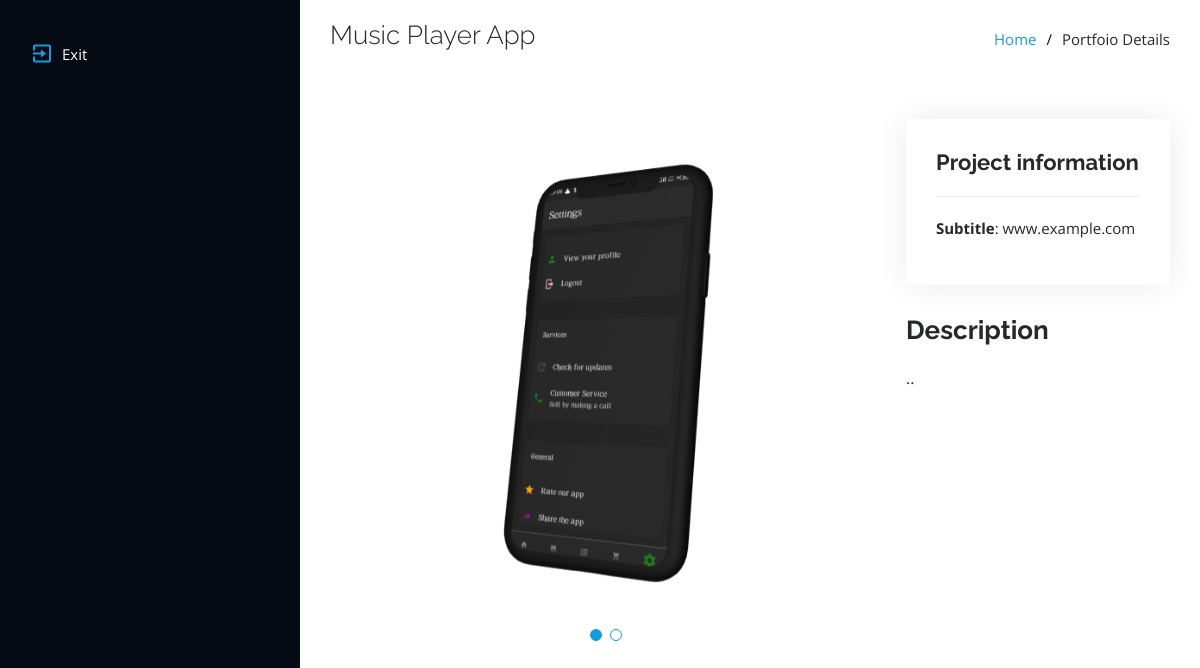
/portfolio/detail/2, run on the app's committed database.
### MainApp/models.py (models this page shows, shortened)
class PortfolioDetail(models.Model):
    category = models.ForeignKey("PortfolioCategory", on_delete = models.CASCADE)
    title = models.CharField(max_length=255)
    fields = models.ManyToManyField("PortfolioDetailList")
    images = models.ManyToManyField("PortfolioGallery")
    description = models.TextField()
    created_at = models.DateTimeField(default=timezone.now, editable=False)
    updated_at = models.DateTimeField(default=timezone.now)
    class Meta:
        ordering = ["-updated_at", "-created_at"]

class PortfolioGallery(models.Model):
    image = models.ImageField(upload_to="thumbnail/img/portfolios/portfolio/")
    created_at = models.DateTimeField(default=timezone.now, editable=False)
    updated_at = models.DateTimeField(default=timezone.now)
    class Meta:
        ordering = ["-updated_at", "-created_at"]

class PortfolioDetailList(models.Model):
    title = models.CharField(max_length=255)
    subtitle = models.CharField(max_length=255)
    created_at = models.DateTimeField(default=timezone.now, editable=False)
    updated_at = models.DateTimeField(default=timezone.now)
    class Meta:
        ordering = ["-updated_at", "-created_at"]

### MainApp/views.py (the view)
# urls.py: path('detail/<int:pk>', detail, name="detail"),
def detail(request, pk):
    my_portfolio_detail = PortfolioDetail.objects.get(id=pk)
    context = {'detail': my_portfolio_detail}
    return render(request, "ProjectsApi/portfolio-details.html", context)

### MainApp/templates/ProjectsApi/portfolio-details.html (shortened to what this page needs)
{% extends "ProjectsApi/base.html" %}
{% block body %}
{% load static %}
  <header id="header">
    <div class="d-flex flex-column">
      <nav id="navbar" class="nav-menu navbar">
        <ul>
          <li><a href="javascript:history.back()" class="nav-link scrollto active"><i class="bx bx-exit"></i> <span>Exit</span></a></li>
        </ul>
      </nav>
    </div>
  </header>
  <main id="main">
    <section id="breadcrumbs" class="breadcrumbs">
      <div class="container">
        <div class="d-flex justify-content-between align-items-center">
          <h2>{{ detail.title }}</h2>
          <ol>
            <li><a href="javascript:history.back()">Home</a></li>
            <li>Portfoio Details</li>
          </ol>
        </div>
      </div>
    </section>
    <section id="portfolio-details" class="portfolio-details">
      <div class="container">
        <div class="row gy-4">
          <div class="col-lg-8">
            <div class="portfolio-details-slider swiper">
              <div class="swiper-wrapper align-items-center">
                {% for image in detail.images.all %}
                <div class="swiper-slide">
                  <img src="{{ image.image.url }}" alt="">
                </div>
                {% endfor %}
              </div>
              <div class="swiper-pagination"></div>
            </div>
          </div>
          <div class="col-lg-4">
            <div class="portfolio-info">
              <h3>Project information</h3>
              <ul>
                {% for field in detail.fields.all %}
                  {% if field.subtitle %}
                    {% if field.subtitle|urlize == field.subtitle %}
                      <li><strong>Project URL</strong>: <a href="{{ field.subtitle }}" target="_blank">{{ field.subtitle }}</a></li>
                    {% else %}
                      <li><strong>Subtitle</strong>: {{ field.subtitle }}</li>
                    {% endif %}
                  {% endif %}
                {% endfor %}
              </ul>
            </div>
            <div class="portfolio-description">
              <h2>Description</h2>
              <p>
                {{ detail.description }}
              </p>
            </div>
          </div>
        </div>
      </div>
    </section>
  </main>
  {% endblock body %}

### MainApp/static/ProjectsApi/assets/css/style.css (style rules this page uses)
:root { --color: #272829; --secondary-color: #926161; --font-family: "Open Sans", sans-serif; --headings-font-family: "Raleway", sans-serif; --headings2-font-family: "Poppins", sans-serif; --link-color: #149ddd; --link-hover-color: #37b3ed; --link-active-color: #2eafec; --link-focus-color: #a8a9b4; --link-focus2-color: #6f7180; --link-focus3-color: #343a40; --background: #fff; --header-background: #040b14; --border-color: #2c2f3f; --link-background: #212431; --hero-background: rgba(5, 13, 24, 0.3); --section-background: #f5f8fd; --section-title-color: #173b6c; --section-title-after-color: #149ddd; --section-title-before-color: #122f57; --title-color: #050d18; --title-hover-color: #1f5297; --background2-color: #dce8f8; --h5-color: #e4edf9; --wrap-color-before: rgba(255, 255, 255, 0.5); --shadow-color: rgba(0, 0, 0, 0.1); --scrim-color: #111; --h4-color: #999; --background3-color: #c3e8fa; --error-color: red; --error-background-color: #ed3c0d; --success-color: #18d26e; }
body { font-family: var(--font-family); color: var(--color); }
a { color: var(--link-color); text-decoration: none; }
h1, h2, h3, h4, h5, h6 { font-family: var(--headings-font-family); }
#header { position: fixed; top: 0; left: 0; bottom: 0; width: 300px; transition: all ease-in-out 0.5s; z-index: 9997; transition: all 0.5s; padding: 0 15px; background: var(--header-background); overflow-y: auto; }
#main { margin-left: 300px; }
.container, .container-fluid { padding-left: 30px; padding-right: 30px; }
.nav-menu { padding: 30px 0 0 0; }
.nav-menu * { margin: 0; padding: 0; list-style: none; }
.nav-menu>ul>li { position: relative; white-space: nowrap; }
.nav-menu a, .nav-menu a:focus { display: flex; align-items: center; color: var(--link-focus-color); padding: 12px 15px; margin-bottom: 8px; transition: 0.3s; font-size: 15px; }
.nav-menu a i, .nav-menu a:focus i { font-size: 24px; padding-right: 8px; color: var(--link-focus2-color); }
.nav-menu a:hover, .nav-menu .active, .nav-menu .active:focus, .nav-menu li:hover>a { text-decoration: none; color: var(--background); }
.nav-menu a:hover i, .nav-menu .active i, .nav-menu .active:focus i, .nav-menu li:hover>a i { color: var(--section-title-after-color); }
section { padding: 60px 0; overflow: hidden; }
.portfolio-details { padding-top: 40px; }
.portfolio-details .portfolio-details-slider img { width: 100%; }
.portfolio-details .portfolio-details-slider .swiper-pagination { margin-top: 20px; position: relative; }
.portfolio-details .portfolio-info { padding: 30px; box-shadow: 0px 0 30px rgba(5, 13, 24, 0.08); }
.portfolio-details .portfolio-info h3 { font-size: 22px; font-weight: 700; margin-bottom: 20px; padding-bottom: 20px; border-bottom: 1px solid #eee; }
.portfolio-details .portfolio-info ul { list-style: none; padding: 0; font-size: 15px; }
.portfolio-details .portfolio-description { padding-top: 30px; }
.portfolio-details .portfolio-description h2 { font-size: 26px; font-weight: 700; margin-bottom: 20px; }
.portfolio-details .portfolio-description p { padding: 0; }
.breadcrumbs { padding: 20px 0; background: var(--background); }
.breadcrumbs h2 { font-size: 26px; font-weight: 300; }
.breadcrumbs ol { display: flex; flex-wrap: wrap; list-style: none; padding: 0; margin: 0; font-size: 15px; }
.breadcrumbs ol li+li { padding-left: 10px; }
.breadcrumbs ol li+li::before { display: inline-block; padding-right: 10px; color: var(--title-color); content: "/"; }

### data on the page
PortfolioDetail: title "Music Player App", description ".."
PortfolioGallery: image (picture)
PortfolioDetailList: subtitle "www.example.com"
